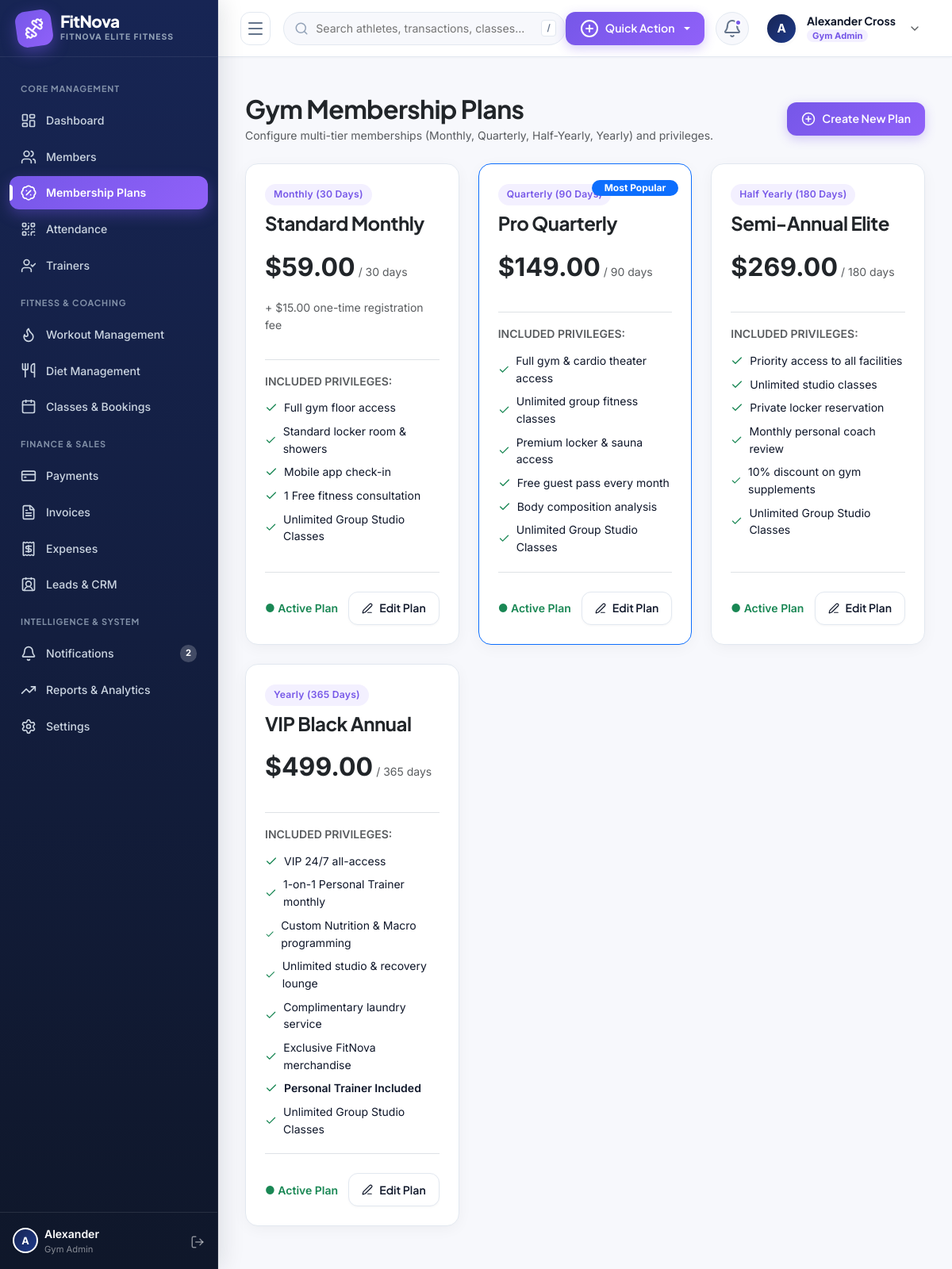
The page /memberships/plans/ (signed in) on the database its author committed.
### apps/accounts/models.py (models this page shows, shortened)
class GymOrganization(models.Model):
    name = models.CharField(max_length=200)
    slug = models.SlugField(max_length=220, unique=True)
    logo = models.ImageField(upload_to='organizations/logos/', null=True, blank=True)
    email = models.EmailField()
    phone = models.CharField(max_length=20)
    website = models.URLField(blank=True, default='')
    tax_id = models.CharField(max_length=50, blank=True, default='', verbose_name='Tax/GST ID')
    currency = models.CharField(max_length=10, default='$')
    is_active = models.BooleanField(default=True)
    created_at = models.DateTimeField(auto_now_add=True)
    updated_at = models.DateTimeField(auto_now=True)
    class Meta:
        verbose_name = 'Gym Organization'
        verbose_name_plural = 'Gym Organizations'
        ordering = ['name']

class User(AbstractUser):
    class Role(models.TextChoices):
        SUPER_ADMIN = 'SUPER_ADMIN', _('Super Admin')
        GYM_ADMIN = 'GYM_ADMIN', _('Gym Admin')
        STAFF = 'STAFF', _('Receptionist / Staff')
        TRAINER = 'TRAINER', _('Trainer')
        MEMBER = 'MEMBER', _('Gym Member')
    class Gender(models.TextChoices):
        MALE = 'MALE', _('Male')
        FEMALE = 'FEMALE', _('Female')
        OTHER = 'OTHER', _('Other')
    role = models.CharField(
        max_length=20,
        choices=Role.choices,
        default=Role.MEMBER,
        db_index=True
    )
    organization = models.ForeignKey(
        GymOrganization,
        on_delete=models.CASCADE,
        null=True,
        blank=True,
        related_name='users'
    )
    branch = models.ForeignKey(
        GymBranch,
        on_delete=models.SET_NULL,
        null=True,
        blank=True,
        related_name='branch_users'
    )
    phone = models.CharField(max_length=20, blank=True, default='')
    profile_picture = models.ImageField(upload_to='profiles/', null=True, blank=True)
    gender = models.CharField(max_length=10, choices=Gender.choices, default=Gender.MALE)
    date_of_birth = models.DateField(null=True, blank=True)
    address = models.TextField(blank=True, default='')
    is_verified = models.BooleanField(default=True)
    class Meta:
        ordering = ['-date_joined']
        indexes = [
            models.Index(fields=['organization', 'role']),
            models.Index(fields=['email']),
        ]
    @property
    def is_super_admin(self):
        return self.role == self.Role.SUPER_ADMIN or self.is_superuser
    @property
    def is_member(self):
        return self.role == self.Role.MEMBER

### apps/memberships/models.py (models this page shows, shortened)
class MembershipPlan(models.Model):
    class DurationType(models.TextChoices):
        MONTHLY = 'MONTHLY', 'Monthly (30 Days)'
        QUARTERLY = 'QUARTERLY', 'Quarterly (90 Days)'
        HALF_YEARLY = 'HALF_YEARLY', 'Half Yearly (180 Days)'
        YEARLY = 'YEARLY', 'Yearly (365 Days)'
        CUSTOM = 'CUSTOM', 'Custom Duration'
    organization = models.ForeignKey(
        GymOrganization,
        on_delete=models.CASCADE,
        related_name='plans'
    )
    name = models.CharField(max_length=150)
    slug = models.SlugField(max_length=180)
    duration_type = models.CharField(
        max_length=20,
        choices=DurationType.choices,
        default=DurationType.MONTHLY
    )
    duration_days = models.PositiveIntegerField(default=30)
    price = models.DecimalField(max_digits=10, decimal_places=2)
    signup_fee = models.DecimalField(max_digits=10, decimal_places=2, default=0.00)
    features = models.TextField(help_text="Separate features by new line", default="Access to gym equipment\nLocker facility\nGeneral trainer support")
    has_trainer_included = models.BooleanField(default=False)
    has_locker_included = models.BooleanField(default=False)
    has_classes_included = models.BooleanField(default=True)
    is_popular = models.BooleanField(default=False)
    is_active = models.BooleanField(default=True)
    created_at = models.DateTimeField(auto_now_add=True)
    class Meta:
        ordering = ['price']
        unique_together = ('organization', 'slug')
        verbose_name = 'Membership Plan'
        verbose_name_plural = 'Membership Plans'
    @property
    def feature_list(self):
        return [f.strip() for f in self.features.split('\n') if f.strip()]

### apps/memberships/views.py (the view)
# urls.py: path('plans/', views.plan_list, name='plan_list'),
@login_required
@staff_or_admin
def plan_list(request):
    plans = MembershipService.get_scoped_plans(request.user)
    return render(request, 'memberships/plan_list.html', {
        'plans': plans
    })

### templates/memberships/plan_list.html (shortened to what this page needs)
{% extends 'base.html' %}
{% block content %}
<div class="row g-4 mb-4">
  <div class="col-12 d-flex flex-wrap align-items-center justify-content-between gap-3">
    <div>
      <h2 class="fw-bold text-dark mb-1">Gym Membership Plans</h2>
      <p class="text-muted small mb-0">Configure multi-tier memberships (Monthly, Quarterly, Half-Yearly, Yearly) and privileges.</p>
    </div>
    <div>
      <a href="{% url 'memberships:plan_create' %}" class="btn btn-fn-accent">
        <i data-lucide="plus-circle" style="width: 18px;"></i>
        <span>Create New Plan</span>
      </a>
    </div>
  </div>
  {% for plan in plans %}
  <div class="col-lg-4 col-md-6">
    <div class="fn-card h-100 position-relative {% if plan.is_popular %}border-primary shadow-hover{% endif %}" style="display: flex; flex-direction: column;">
      {% if plan.is_popular %}
      <div class="position-absolute top-0 end-0 m-3">
        <span class="badge bg-primary rounded-pill px-3 py-1">Most Popular</span>
      </div>
      {% endif %}
      <div>
        <div class="fn-badge fn-badge-accent mb-2">{{ plan.get_duration_type_display }}</div>
        <h4 class="fw-bold text-dark mb-1">{{ plan.name }}</h4>
        <div class="d-flex align-items-baseline gap-1 my-3">
          <span class="fs-2 fw-bold text-dark">{{ plan.organization.currency }}{{ plan.price }}</span>
          <span class="text-muted small">/ {{ plan.duration_days }} days</span>
        </div>
        {% if plan.signup_fee > 0 %}
        <div class="text-muted small mb-3">+ {{ plan.organization.currency }}{{ plan.signup_fee }} one-time registration fee</div>
        {% endif %}
      </div>
      <div class="py-3 border-top border-bottom my-3 flex-grow-1">
        <div class="text-muted small fw-semibold text-uppercase mb-2">Included Privileges:</div>
        <ul class="list-unstyled mb-0 small">
          {% for feature in plan.feature_list %}
          <li class="d-flex align-items-center gap-2 py-1">
            <i data-lucide="check" class="text-success" style="width: 16px; height: 16px;"></i>
            <span>{{ feature }}</span>
          </li>
          {% endfor %}
          {% if plan.has_trainer_included %}
          <li class="d-flex align-items-center gap-2 py-1">
            <i data-lucide="check" class="text-success" style="width: 16px; height: 16px;"></i>
            <span class="fw-semibold">Personal Trainer Included</span>
          </li>
          {% endif %}
          {% if plan.has_classes_included %}
          <li class="d-flex align-items-center gap-2 py-1">
            <i data-lucide="check" class="text-success" style="width: 16px; height: 16px;"></i>
            <span>Unlimited Group Studio Classes</span>
          </li>
          {% endif %}
        </ul>
      </div>
      <div class="d-flex justify-content-between align-items-center pt-2">
        <span class="small {% if plan.is_active %}text-success{% else %}text-danger{% endif %} fw-semibold">
          {% if plan.is_active %}● Active Plan{% else %}● Inactive{% endif %}
        </span>
        <a href="{% url 'memberships:plan_edit' plan.id %}" class="btn btn-sm btn-fn-outline">
          <i data-lucide="edit-3" style="width: 14px;"></i> Edit Plan
        </a>
      </div>
    </div>
  </div>
  {% endfor %}
</div>
{% endblock %}

### templates/base.html (shortened to what this page needs)
{% load static %}
<!DOCTYPE html>
<html lang="en">
<head>
  <link href="https://cdn.jsdelivr.net/npm/bootstrap@5.3.3/dist/css/bootstrap.min.css" rel="stylesheet">
  <link rel="stylesheet" href="{% static 'css/fitnova.css' %}">
</head>
<body>
<div class="fn-app-wrapper">
  <aside class="fn-sidebar">
    <a href="{% url 'dashboard:index' %}" class="fn-sidebar-brand">
      <div class="fn-brand-logo-icon">
        <i data-lucide="dumbbell"></i>
      </div>
      <div class="fn-brand-text">
        <span class="fn-brand-title">FitNova</span>
        <span class="fn-brand-badge">{{ current_org.name|default:"GYM SAAS" }}</span>
      </div>
    </a>
    <div class="fn-sidebar-nav">
      <div class="fn-nav-header-title">Core Management</div>
      <a href="{% url 'dashboard:index' %}" class="fn-nav-link {% if request.resolver_match.app_name == 'dashboard' and request.resolver_match.url_name == 'index' %}active{% endif %}">
        <i data-lucide="layout-dashboard"></i>
        <span class="fn-nav-text">Dashboard</span>
      </a>
      {% if not user.is_member %}
      <a href="{% url 'members:member_list' %}" class="fn-nav-link {% if request.resolver_match.app_name == 'members' %}active{% endif %}">
        <i data-lucide="users"></i>
        <span class="fn-nav-text">Members</span>
      </a>
      {% endif %}
      {% if not user.is_member %}
      <a href="{% url 'memberships:plan_list' %}" class="fn-nav-link {% if request.resolver_match.app_name == 'memberships' %}active{% endif %}">
        <i data-lucide="badge-percent"></i>
        <span class="fn-nav-text">Membership Plans</span>
      </a>
      {% endif %}
      <a href="{% url 'attendance:attendance_list' %}" class="fn-nav-link {% if request.resolver_match.app_name == 'attendance' %}active{% endif %}">
        <i data-lucide="qr-code"></i>
        <span class="fn-nav-text">Attendance</span>
      </a>
      {% if not user.is_member %}
      <a href="{% url 'trainers:trainer_list' %}" class="fn-nav-link {% if request.resolver_match.app_name == 'trainers' %}active{% endif %}">
        <i data-lucide="user-check"></i>
        <span class="fn-nav-text">Trainers</span>
      </a>
      {% endif %}
      <div class="fn-nav-header-title">Fitness & Coaching</div>
      <a href="{% url 'fitness:workout_list' %}" class="fn-nav-link {% if request.resolver_match.app_name == 'fitness' and 'workout' in request.path %}active{% endif %}">
        <i data-lucide="flame"></i>
        <span class="fn-nav-text">Workout Management</span>
      </a>
      <a href="{% url 'fitness:diet_list' %}" class="fn-nav-link {% if request.resolver_match.app_name == 'fitness' and 'diet' in request.path %}active{% endif %}">
        <i data-lucide="utensils"></i>
        <span class="fn-nav-text">Diet Management</span>
      </a>
      <a href="{% url 'classes:class_list' %}" class="fn-nav-link {% if request.resolver_match.app_name == 'classes' %}active{% endif %}">
        <i data-lucide="calendar"></i>
        <span class="fn-nav-text">Classes & Bookings</span>
      </a>
      {% if not user.is_member %}
      <div class="fn-nav-header-title">Finance & Sales</div>
      <a href="{% url 'payments:payment_list' %}" class="fn-nav-link {% if request.resolver_match.app_name == 'payments' and request.resolver_match.url_name == 'payment_list' %}active{% endif %}">
        <i data-lucide="credit-card"></i>
        <span class="fn-nav-text">Payments</span>
      </a>
      <a href="{% url 'payments:invoice_list' %}" class="fn-nav-link {% if request.resolver_match.app_name == 'payments' and 'invoice' in request.path %}active{% endif %}">
        <i data-lucide="file-text"></i>
        <span class="fn-nav-text">Invoices</span>
      </a>
      <a href="{% url 'payments:expense_list' %}" class="fn-nav-link {% if request.resolver_match.app_name == 'payments' and 'expense' in request.path %}active{% endif %}">
        <i data-lucide="receipt"></i>
        <span class="fn-nav-text">Expenses</span>
      </a>
      <a href="{% url 'crm:lead_list' %}" class="fn-nav-link {% if request.resolver_match.app_name == 'crm' %}active{% endif %}">
        <i data-lucide="contact-round"></i>
        <span class="fn-nav-text">Leads & CRM</span>
      </a>
      {% endif %}
      <div class="fn-nav-header-title">Intelligence & System</div>
      <a href="{% url 'notifications:list' %}" class="fn-nav-link {% if request.resolver_match.app_name == 'notifications' %}active{% endif %}">
        <i data-lucide="bell"></i>
        <span class="fn-nav-text">Notifications</span>
        {% if unread_notifications_count > 0 %}
        <span class="fn-nav-badge">{{ unread_notifications_count }}</span>
        {% endif %}
      </a>
      {% if not user.is_member %}
      <a href="{% url 'dashboard:reports' %}" class="fn-nav-link {% if request.resolver_match.url_name == 'reports' %}active{% endif %}">
        <i data-lucide="trending-up"></i>
        <span class="fn-nav-text">Reports & Analytics</span>
      </a>
      <a href="{% url 'dashboard:settings' %}" class="fn-nav-link {% if request.resolver_match.url_name == 'settings' %}active{% endif %}">
        <i data-lucide="settings"></i>
        <span class="fn-nav-text">Settings</span>
      </a>
      {% endif %}
    </div>
    <div class="p-3 border-top border-white border-opacity-10 d-flex align-items-center justify-content-between">
      <div class="d-flex align-items-center gap-2">
        <div class="fn-avatar" style="width: 32px; height: 32px; font-size: 0.8rem;">
          {{ user.first_name|default:user.username|make_list|first|upper }}
        </div>
        <div class="fn-brand-text">
          <small class="text-white fw-semibold">{{ user.first_name|default:user.username }}</small>
          <small class="text-white-50" style="font-size: 0.7rem;">{{ user.get_role_display }}</small>
        </div>
      </div>
      <a href="{% url 'accounts:logout' %}" class="text-white-50 hover-white text-decoration-none" title="Sign Out">
        <i data-lucide="log-out" style="width: 18px; height: 18px;"></i>
      </a>
    </div>
  </aside>
  <main class="fn-main-content">
    <header class="fn-topbar">
      <div class="fn-topbar-left">
        <button type="button" class="fn-sidebar-toggle-btn" id="fnSidebarToggle" title="Toggle Navigation">
          <i data-lucide="menu"></i>
        </button>
        <form action="{% url 'dashboard:search' %}" method="GET" class="fn-global-search">
          <input type="text" name="q" id="fnGlobalSearchInput" placeholder="Search athletes, transactions, classes..." value="{{ request.GET.q }}">
          <span class="fn-search-badge">/</span>
        </form>
      </div>
      <div class="fn-topbar-right">
        {% if not user.is_member %}
        <div class="dropdown">
          <button class="btn-fn-accent dropdown-toggle" type="button" data-bs-toggle="dropdown" aria-expanded="false">
            <i data-lucide="plus-circle"></i>
            <span>Quick Action</span>
          </button>
        </div>
        {% endif %}
        <div class="dropdown">
          <a href="#" class="fn-icon-btn {% if unread_notifications_count > 0 %}has-unread{% endif %}" data-bs-toggle="dropdown" aria-expanded="false" title="Notification Center">
            <i data-lucide="bell"></i>
            {% if unread_notifications_count > 0 %}
            <span class="fn-badge-dot"></span>
            {% endif %}
          </a>
        </div>
        <div class="dropdown">
          <div class="fn-user-dropdown" data-bs-toggle="dropdown" aria-expanded="false">
            <div class="fn-avatar">
              {% if user.profile_picture %}
              <img src="{{ user.profile_picture.url }}" alt="{{ user.first_name }}">
              {% else %}
              {{ user.first_name|default:user.username|make_list|first|upper }}
              {% endif %}
            </div>
            <div class="fn-user-meta d-none d-md-flex">
              <span class="fn-user-name">{{ user.get_full_name|default:user.username }}</span>
              <span class="fn-user-role-badge">{{ user.get_role_display }}</span>
            </div>
            <i data-lucide="chevron-down" class="text-muted ms-1" style="width: 16px;"></i>
          </div>
        </div>
      </div>
    </header>
    <div class="container-fluid px-4 pt-3">
    </div>
    <div class="fn-page-container fn-animate-in">
      {% block content %}{% endblock %}
    </div>
  </main>
</div>
</body>
</html>

### rows shown on the page
GymOrganization: name "FITNOVA ELITE FITNESS"
User: first_name|make_list "A", first_name "Alexander", role "Gym Admin", get_full_name "Alexander Cross"
MembershipPlan: duration_type "Monthly (30 Days)", name "Standard Monthly", organization.currency "$", price "59.00", duration_days "30", signup_fee "15.00", feature_list "Full gym floor access" "Standard locker room & showers" "Mobile app check-in" "1 Free fitness consultation", has_classes_included True (drawn), is_active "● Active Plan"
MembershipPlan: is_popular "Most Popular", duration_type "Quarterly (90 Days)", name "Pro Quarterly", organization.currency "$", price "149.00", duration_days "90", feature_list "Full gym & cardio theater access" "Unlimited group fitness classes" "Premium locker & sauna access" "Free guest pass every month" "Body composition analysis", has_classes_included True (drawn), is_active "● Active Plan"
MembershipPlan: duration_type "Half Yearly (180 Days)", name "Semi-Annual Elite", organization.currency "$", price "269.00", duration_days "180", feature_list "Priority access to all facilities" "Unlimited studio classes" "Private locker reservation" "Monthly personal coach review" "10% discount on gym supplements", has_classes_included True (drawn), is_active "● Active Plan"
MembershipPlan: duration_type "Yearly (365 Days)", name "VIP Black Annual", organization.currency "$", price "499.00", duration_days "365", feature_list "VIP 24/7 all-access" "1-on-1 Personal Trainer monthly" "Custom Nutrition & Macro programming" "Unlimited studio & recovery lounge" "Complimentary laundry service" "Exclusive FitNova merchandise", has_trainer_included True (drawn), has_classes_included True (drawn), is_active "● Active Plan"

### other values the page prints
{{ unread_notifications_count }} "2"
